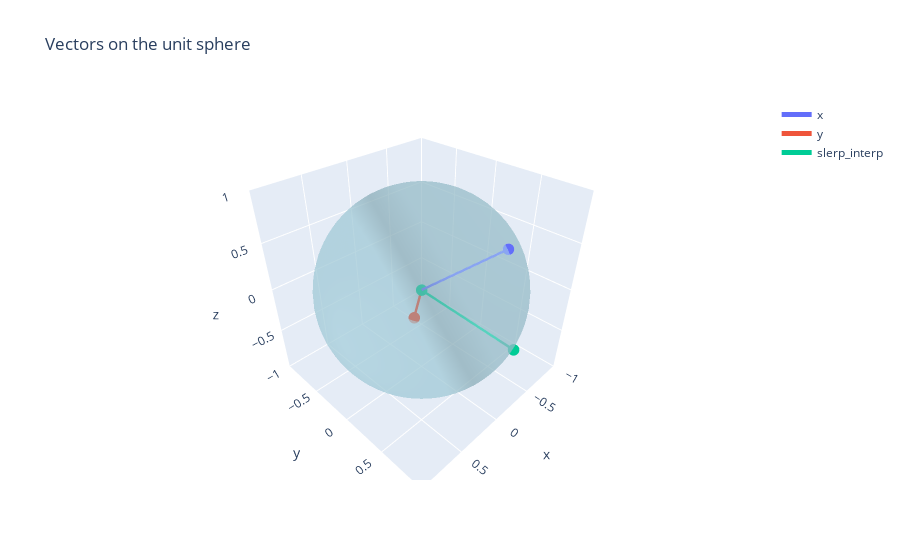

Notebook cell for this chart:
### Code cell
hypersphereslerp = HypersphereSLERP(dim=dim, single_weight=False)
# random slerp_weight
hypersphereslerp.slerp_weight.data = torch.randn(dim)

slerp_interp = hypersphereslerp(x, y)

plot_vectors_unit_sphere([x[0].numpy(), y[0].numpy(), slerp_interp[0].detach().numpy()], names=['x', 'y', 'slerp_interp'])

### Figure 1 — Plotly figure (JSON) as saved in the notebook; plotly's stock layout.template omitted (floating-point values rounded to 4 significant figures; data arrays with more than 128 entries replaced by an {"elided": "..."} marker saying what was removed)
{"data": [{"line": {"width": 5}, "marker": {"size": 4}, "mode": "lines+markers", "name": "x", "type": "scatter3d", "x": [0, -0.2622], "y": [0, 0.7267], "z": [0, 0.635]}, {"line": {"width": 5}, "marker": {"size": 4}, "mode": "lines+markers", "name": "y", "type": "scatter3d", "x": [0, -0.3553], "y": [0, -0.4757], "z": [0, -0.8047]}, {"line": {"width": 5}, "marker": {"size": 4}, "mode": "lines+markers", "name": "slerp_interp", "type": "scatter3d", "x": [0, -0.6405], "y": [0, 0.6954], "z": [0, -0.7249]}, {"alphahull": 0, "color": "lightblue", "opacity": 0.5, "type": "mesh3d", "x": {"elided": "2112 float values"}, "y": {"elided": "2112 float values"}, "z": {"elided": "2112 float values"}}], "layout": {"scene": {"aspectmode": "cube", "xaxis": {"range": [-1, 1]}, "yaxis": {"range": [-1, 1]}, "zaxis": {"range": [-1, 1]}}, "title": {"text": "Vectors on the unit sphere"}}}
